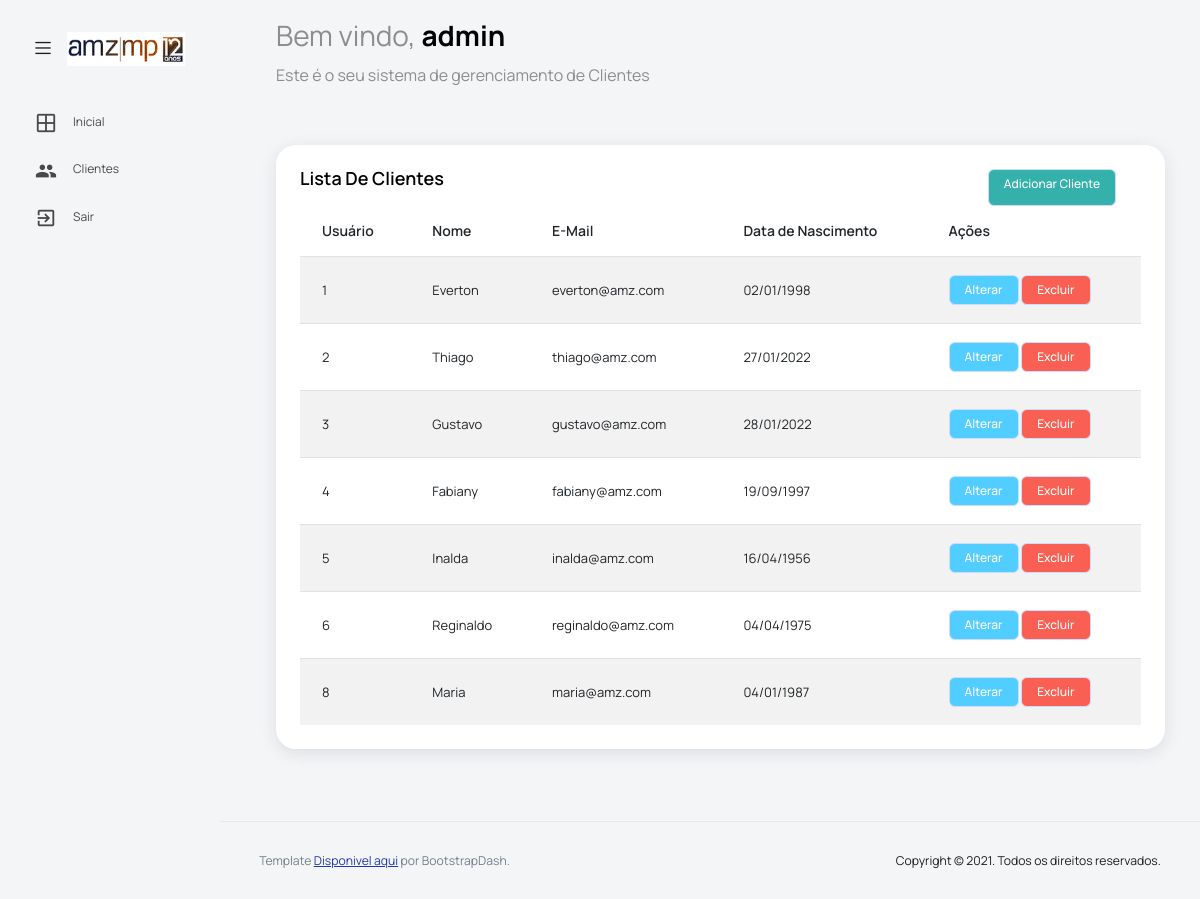
The page /template/clientes.php (signed in) on the database its author committed.
### tables this page shows
CREATE TABLE `client` (
  `id` int(11) NOT NULL,
  `nome` varchar(150) NOT NULL,
  `email` varchar(150) NOT NULL,
  `fone` varchar(20) NOT NULL,
  `dataNasc` date NOT NULL,
  `logradouro` varchar(200) NOT NULL,
  `cidade` varchar(50) NOT NULL,
  `bairro` varchar(20) NOT NULL,
  `uf` varchar(20) NOT NULL
);

### template/class/Funcoes.class.php (called while the page is built, shortened)
<?php
abstract class Lista
{
	static function Clientes(){
		try {
			$pdo = BancoDados::conectar();
			$listaClientes = $pdo->prepare('SELECT * FROM client');
			$listaClientes->execute();
			$listaClientes = $listaClientes->fetchAll(PDO::FETCH_OBJ);
			return $listaClientes;
		} catch (PDOException $e) {
			echo "Error: ".$e->getMessage();
		}
	}
}
abstract class Converter
{
	static function DataTela($data)
	{
		try {
			$resultado = implode('/', array_reverse(explode('-', $data)));
            return $resultado;
		} catch (PDOException $e) {
			echo "Error: ".$e->getMessage();
		}
	}
}
?>

### template/clientes.php (the view, shortened to what this page needs)
<?php
  require_once 'class/Funcoes.class.php';
  $clientes = Lista::Clientes();
?>
<!DOCTYPE html>
<html lang="en">
  <head>
    <link rel="stylesheet" href="vendors/feather/feather.css" />
    <link rel="stylesheet" href="vendors/mdi/css/materialdesignicons.min.css" />
    <link rel="stylesheet" href="vendors/ti-icons/css/themify-icons.css" />
    <link rel="stylesheet" href="vendors/typicons/typicons.css" />
    <link
      rel="stylesheet"
      href="vendors/simple-line-icons/css/simple-line-icons.css"
    />
    <link rel="stylesheet" href="vendors/css/vendor.bundle.base.css" />
    <link
      rel="stylesheet"
      href="vendors/datatables.net-bs4/dataTables.bootstrap4.css"
    />
    <link rel="stylesheet" href="js/select.dataTables.min.css" />
    <link rel="stylesheet" href="css/vertical-layout-light/style.css" />
  </head>
  <body>
    <div class="container-scroller">
      <nav
        class="navbar default-layout col-lg-12 col-12 p-0 fixed-top d-flex align-items-top flex-row"
      >
        <div
          class="text-center navbar-brand-wrapper d-flex align-items-center justify-content-start"
        >
          <div class="me-3">
            <button
              class="navbar-toggler navbar-toggler align-self-center"
              type="button"
              data-bs-toggle="minimize"
            >
              <span class="icon-menu"></span>
            </button>
          </div>
          <div>
            <a class="navbar-brand brand-logo" href="index.php">
              <img src="images/logo.jpg" alt="logo" />
            </a>
          </div>
        </div>
        <div class="navbar-menu-wrapper d-flex align-items-top">
          <ul class="navbar-nav">
            <li class="nav-item font-weight-semibold d-none d-lg-block ms-0">
              <h1 class="welcome-text">
                Bem vindo, <span class="text-black fw-bold"><?php echo $_SESSION['Name']; ?></span>
              </h1>
              <h3 class="welcome-sub-text">
                Este é o seu sistema de gerenciamento de Clientes
              </h3>
            </li>
          </ul>
        </div>
      </nav>
      <div class="container-fluid page-body-wrapper">
        <nav class="sidebar sidebar-offcanvas" id="sidebar">
          <ul class="nav">
            <li class="nav-item">
              <a class="nav-link" href="index.php">
                <i class="mdi mdi-grid-large menu-icon"></i>
                <span class="menu-title">Inicial</span>
              </a>
            </li>
            <li class="nav-item">
              <a class="nav-link" href="clientes.php">
                <i class="menu-icon mdi mdi-account-multiple"></i>
                <span class="menu-title">Clientes</span>
              </a>
            </li>
            <li class="nav-item">
            <a class="nav-link" href="../doLogout.php">
              <i class="menu-icon mdi mdi-exit-to-app"></i>
              <span class="menu-title">Sair</span>
            </a>
          </li>
          </ul>
        </nav>
        <div class="main-panel">
          <div class="content-wrapper">
            <div class="row">
              <div class="col-sm-12">
                <div class="home-tab">
                  <div class="tab-content tab-content-basic">
                    <div
                      class="tab-pane fade show active"
                      id="overview"
                      role="tabpanel"
                      aria-labelledby="overview"
                    >
                      <div class="row">
                        <div class="col-lg-12 grid-margin stretch-card">
                          <div class="card">
                            <div class="card-body">
                              <div class="d-flex justify-content-between">
                                <h4 class="card-title">Lista de Clientes</h4>
                                <a class="btn btn-success" href="adicionarCliente.php"  style="margin-right: 25px;">Adicionar Cliente</a>
                              </div>
                              <div class="table-responsive">
                                <table class="table table-striped">
                                  <thead>
                                    <tr>
                                      <th>Usuário</th>
                                      <th>Nome</th>
                                      <th>E-Mail</th>
                                      <th>Data de Nascimento</th>
                                      <th>Ações</th>
                                    </tr>
                                  </thead>
                                  <tbody>
                                  <?php
                                      foreach ($clientes as $cliente) {
                                    ?>
                                      <tr>
                                        <td><?php echo $cliente->id; ?></td>
                                        <td><?php echo $cliente->nome; ?></td>
                                        <td><?php echo $cliente->email; ?></td>
                                        <td><?php echo Converter::DataTela($cliente->dataNasc); ?></td>
                                        <td>
                                          <a href="alterarCliente.php?id=<?php echo $cliente->id; ?>" class="btn btn-info">Alterar</a>
                                          <a href="class/controle.php?excluir=<?php echo $cliente->id; ?>"class="btn btn-danger">Excluir</a>
                                        </td>
                                      </tr>
                                    <?php
                                      }
                                    ?>
                                  </tbody>
                                </table>
                              </div>
                            </div>
                          </div>
                        </div>
                      </div>
                    </div>
                  </div>
                </div>
              </div>
            </div>
          </div>
          <footer class="footer">
            <div
              class="d-sm-flex justify-content-center justify-content-sm-between"
            >
              <span
                class="text-muted text-center text-sm-left d-block d-sm-inline-block"
                >Template
                <a
                  href="https://github.com/BootstrapDash/star-admin2-free-admin-template"
                  target="_blank"
                  >Disponivel aqui</a
                >
                por BootstrapDash.</span
              >
              <span
                class="float-none float-sm-right d-block mt-1 mt-sm-0 text-center"
                >Copyright © 2021. Todos os direitos reservados.</span
              >
            </div>
          </footer>
        </div>
      </div>
    </div>
  </body>
</html>

### rows shown on the page
client: id "1", nome "Everton", email "everton@amz.com", dataNasc "02/01/1998"
client: id "2", nome "Thiago", email "thiago@amz.com", dataNasc "27/01/2022"
client: id "3", nome "Gustavo", email "gustavo@amz.com", dataNasc "28/01/2022"
client: id "4", nome "Fabiany", email "fabiany@amz.com", dataNasc "19/09/1997"
client: id "5", nome "Inalda", email "inalda@amz.com", dataNasc "16/04/1956"
client: id "6", nome "Reginaldo", email "reginaldo@amz.com", dataNasc "04/04/1975"
client: id "8", nome "Maria", email "maria@amz.com", dataNasc "04/01/1987"

### other values the page prints
$_SESSION['Name'] "admin"
